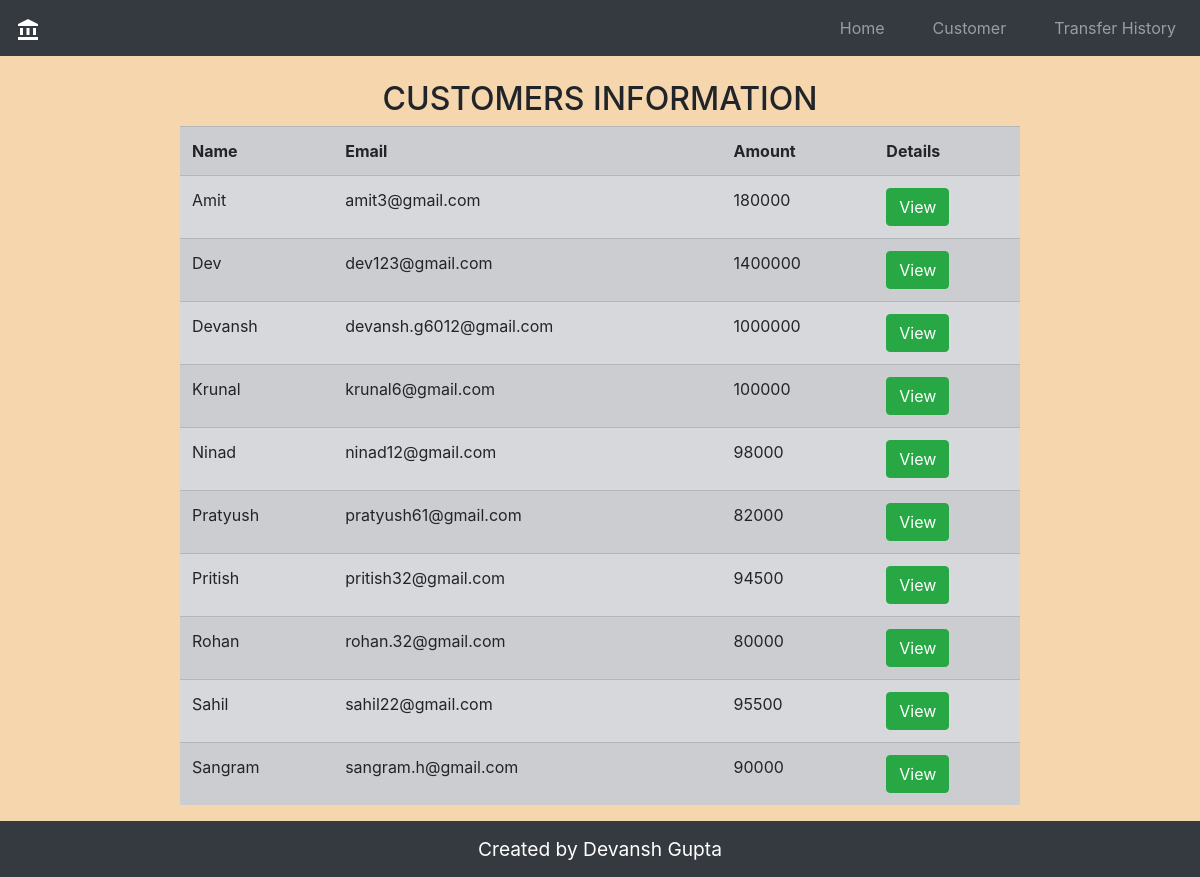
/customer.php, run on the app's committed database.
### tables this page shows
CREATE TABLE `customers` (
  `customer_name` varchar(20) NOT NULL,
  `customer_email` varchar(30) NOT NULL,
  `customer_amount` int(20) NOT NULL
);

### customer.php (the view, shortened to what this page needs)
<!DOCTYPE html>
<html lang="en">
<head>
    <link rel="stylesheet" href="https://maxcdn.bootstrapcdn.com/bootstrap/4.5.2/css/bootstrap.min.css">
    <link rel="stylesheet" href="css/style.css?v=<?php echo time(); ?>">
</head>
<body style="background-color:#F6D6AD">
<?php include 'templates/navbar.php';?>
<div style="text-align:center">
  <br><h2 id="gal">CUSTOMERS INFORMATION</h2>
</div>
<table style="width:70%;margin-left: auto;margin-right: auto;" class="table table-secondary table-striped">
      <tr>
        <th>Name</th>
        <th>Email</th>
        <th>Amount</th>
        <th>Details</th>
      </tr>
    <?php
    include '_dbconnect.php';
    $query = "SELECT * FROM customers";
    $data = mysqli_query($conn,$query);
        while($result = mysqli_fetch_assoc($data))
        {
        ?>
          <tr>
          <td><?php echo $result['customer_name']?></td>
          <td><?php echo $result['customer_email']?></td>
          <td><?php echo $result['customer_amount']?></td>
          <td>
            <form action="details.php" method="post">
              <button type="submit" id="editbtn" name="view_data_btn" class="btn btn-success">View</button>
            </form>
          </td>
          </tr>
        <?php
        }
    ?>
   </table>
   <?php include 'templates/footer.php';?>
</body>
</html>

### templates/navbar.php (shortened to what this page needs)
<nav class="navbar navbar-expand-lg navbar-dark bg-dark">
                    <a class="navbar-brand" href="index.php"><img src="images/bank.png" alt=""></a>
                    <div class="collapse navbar-collapse" id="navbarSupportedContent">
                        <ul class="navbar-nav ml-auto">
                            <li class="nav-item">
                                <a class="nav-link" href="index.php">Home</a>
                            </li>
                            <li class="nav-item">
                                <a class="nav-link" href="customer.php">Customer</a>
                            </li>
                            <li class="nav-item">
                                <a class="nav-link" href="history.php">Transfer History</a>
                            </li>
                        </ul>
                    </div>
                </nav>

### templates/footer.php
<footer class="bg-dark">
    <p>Created by Devansh Gupta</p>
</footer>

### css/style.css (style rules this page uses)
body, html { height: 100%; margin: 0; }
body { height: 100%; }
.navbar li { margin-left: 2rem; }
footer { width: 100%; margin-top: auto; }
footer p { margin: 0; text-align: center; color: #fff; line-height: 3.5rem; font-size: 1.2rem; }

### data on the page
customers: customer_name "Amit", customer_email "amit3@gmail.com", customer_amount "180000"
customers: customer_name "Dev", customer_email "dev123@gmail.com", customer_amount "1400000"
customers: customer_name "Devansh", customer_email "devansh.g6012@gmail.com", customer_amount "1000000"
customers: customer_name "Krunal", customer_email "krunal6@gmail.com", customer_amount "100000"
customers: customer_name "Ninad", customer_email "ninad12@gmail.com", customer_amount "98000"
customers: customer_name "Pratyush", customer_email "pratyush61@gmail.com", customer_amount "82000"
customers: customer_name "Pritish", customer_email "pritish32@gmail.com", customer_amount "94500"
customers: customer_name "Rohan", customer_email "rohan.32@gmail.com", customer_amount "80000"
customers: customer_name "Sahil", customer_email "sahil22@gmail.com", customer_amount "95500"
customers: customer_name "Sangram", customer_email "sangram.h@gmail.com", customer_amount "90000"
